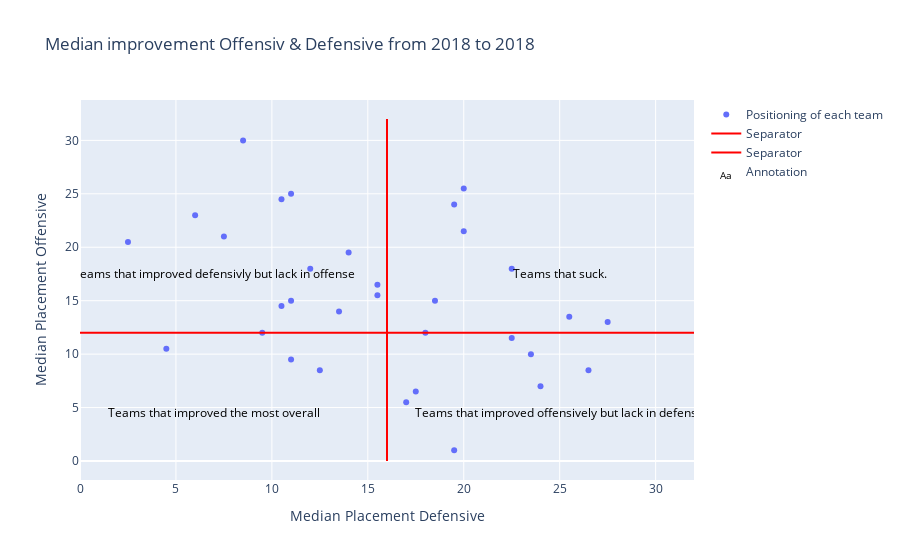

The notebook cell saved with this chart:
### Code cell
fig = go.Figure()

fig.add_trace(go.Scatter(
    x=df['median_placement_def'],
    y=df['median_placement_off'],
    mode="markers",
    hovertext=df.index,
    name='Positioning of each team'
))

fig.add_trace(go.Scatter(
    x=[16, 16],
    y=[0, 32],
    mode="lines",
    line={'color': 'red'},
    name='Separator'
))

fig.add_trace(go.Scatter(
    x=[0, 32],
    y=[12, 12],
    mode="lines",
    line={'color': 'red'},
    name="Separator"
))

fig.add_trace(go.Scatter(
    x=[7, 7, 25, 25],
    y=[18, 5, 18, 5],
    mode="text",
    text=["Teams that improved defensivly but lack in offense", "Teams that improved the most overall", "Teams that suck.", "Teams that improved offensively but lack in defense"],
    textfont=dict(color="black", size=12),
    textposition="bottom center",
    name='Annotation'
))

fig.update_layout(
    height=800,
    title_text='Median improvement Offensiv & Defensive from 2018 to 2018'
);

fig.update_xaxes(title_text='Median Placement Defensive');
fig.update_yaxes(title_text='Median Placement Offensive');
fig.write_html('./plots/off_def_improvement_median.html')
fig.write_html('./csv/off_def_improvement_median.html')

fig.show();

### Figure 1 — Plotly figure (JSON) as saved in the notebook; plotly's stock layout.template omitted (floating-point values rounded to 4 significant figures)
{"data": [{"hovertext": ["Arizona Cardinals", "Dallas Cowboys", "Baltimore Ravens", "Tennessee Titans", "Buffalo Bills", "Jacksonville Jaguars", "Oakland Raiders", "Minnesota Vikings", "San Francisco 49ers", "Seattle Seahawks", "Miami Dolphins", "Atlanta Falcons", "Houston Texans", "Detroit Lions", "Cincinnati Bengals", "Philadelphia Eagles", "Tampa Bay Buccaneers", "New York Giants", "Green Bay Packers", "Los Angeles Chargers", "Cleveland Browns", "Washington Redskins", "New Orleans Saints", "New England Patriots", "New York Jets", "Carolina Panthers", "Kansas City Chiefs", "Indianapolis Colts", "Los Angeles Rams", "Denver Broncos", "Chicago Bears", "Pittsburgh Steelers"], "mode": "markers", "name": "Positioning of each team", "type": "scatter", "x": [19.5, 17, 17.5, 24, 12.5, 26.5, 11, 23.5, 4.5, 22.5, 18, 9.5, 27.5, 25.5, 13.5, 10.5, 11, 18.5, 15.5, 15.5, 12, 22.5, 14, 2.5, 7.5, 20, 6, 19.5, 10.5, 11, 20, 8.5], "y": [1, 5.5, 6.5, 7, 8.5, 8.5, 9.5, 10, 10.5, 11.5, 12, 12, 13, 13.5, 14, 14.5, 15, 15, 15.5, 16.5, 18, 18, 19.5, 20.5, 21, 21.5, 23, 24, 24.5, 25, 25.5, 30]}, {"line": {"color": "red"}, "mode": "lines", "name": "Separator", "type": "scatter", "x": [16, 16], "y": [0, 32]}, {"line": {"color": "red"}, "mode": "lines", "name": "Separator", "type": "scatter", "x": [0, 32], "y": [12, 12]}, {"mode": "text", "name": "Annotation", "text": ["Teams that improved defensivly but lack in offense", "Teams that improved the most overall", "Teams that suck.", "Teams that improved offensively but lack in defense"], "textfont": {"color": "black", "size": 12}, "textposition": "bottom center", "type": "scatter", "x": [7, 7, 25, 25], "y": [18, 5, 18, 5]}], "layout": {"autosize": true, "title": {"text": "Median improvement Offensiv & Defensive from 2018 to 2018"}, "xaxis": {"autorange": true, "range": [0, 32], "title": {"text": "Median Placement Defensive"}, "type": "linear"}, "yaxis": {"autorange": true, "range": [-1.778, 33.78], "title": {"text": "Median Placement Offensive"}, "type": "linear"}}}
